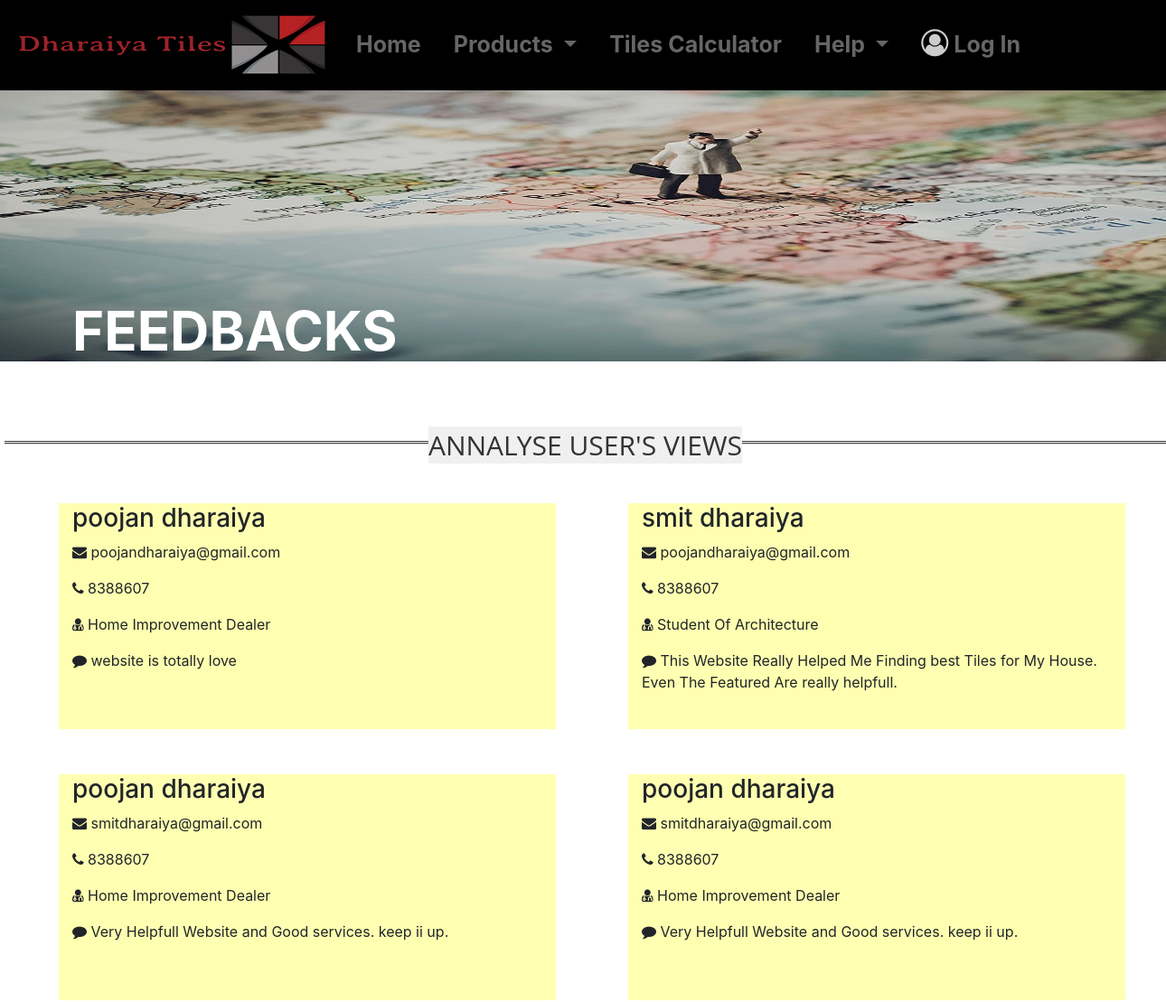
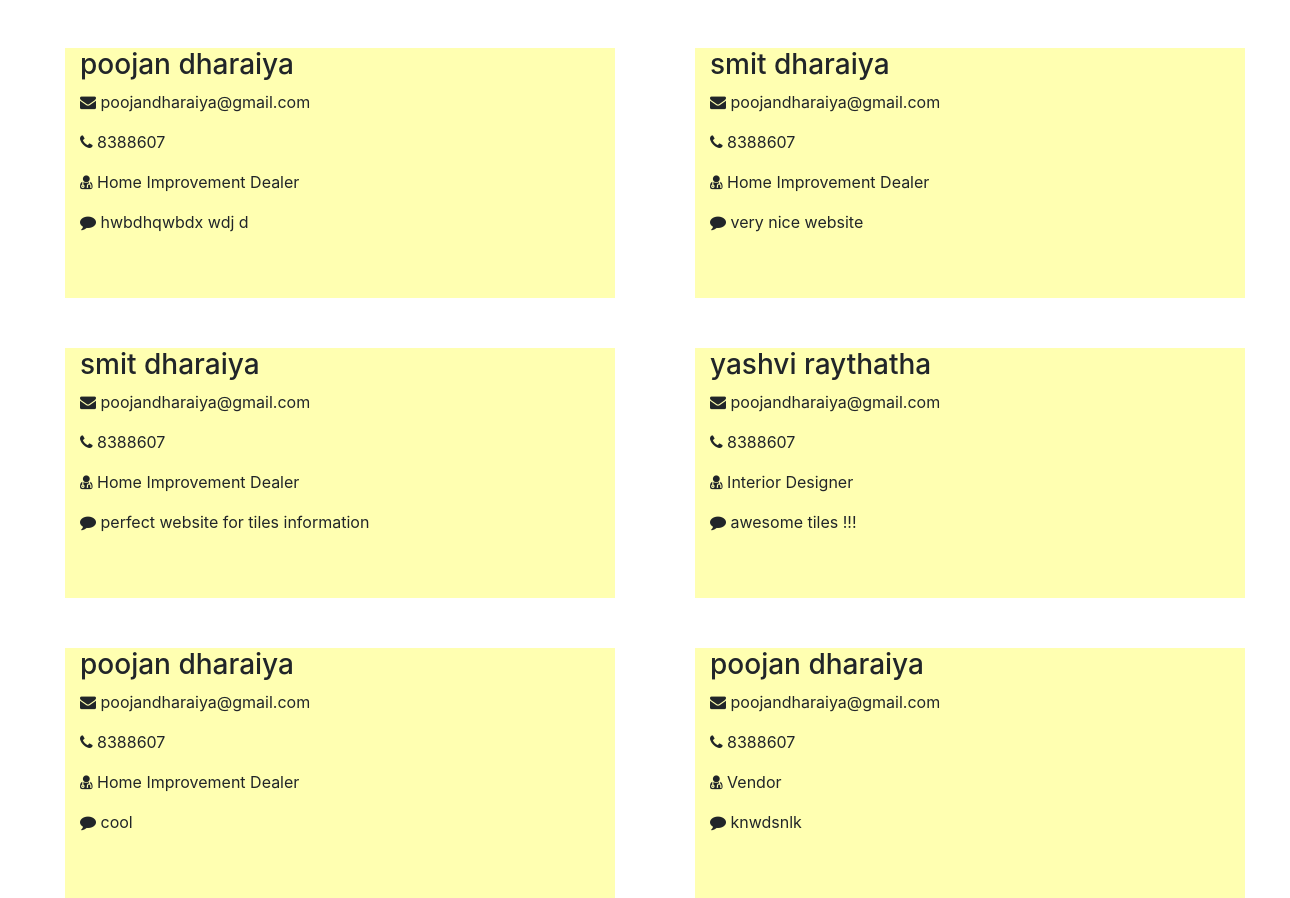
Screenshot of /view_feedback.php with the database file from the repository (2 pictures, top to bottom).
### tables this page shows
CREATE TABLE `feedback` (
  `Id` int(100) NOT NULL,
  `First Name` varchar(100) NOT NULL,
  `Last Name` varchar(100) NOT NULL,
  `Email` varchar(50) NOT NULL,
  `Contact` mediumint(15) NOT NULL,
  `Occupation` varchar(50) NOT NULL,
  `Comment` text NOT NULL
);

### view_feedback.php (the view, shortened to what this page needs)
<!DOCTYPE html>
<html>
<head>
	<link rel="stylesheet" href="css/header.css">
    <link rel="stylesheet" href="css/Footer.css">
    <link rel="stylesheet" href="css/view_feedback_css.css">
    <link rel="stylesheet" href="https://maxcdn.bootstrapcdn.com/bootstrap/4.0.0/css/bootstrap.min.css" >
    <link rel="stylesheet" href="https://stackpath.bootstrapcdn.com/font-awesome/4.7.0/css/font-awesome.min.css">
    <link rel="stylesheet" href="css/animate.css">
    <link rel="stylesheet" href="https://cdnjs.cloudflare.com/ajax/libs/font-awesome/4.7.0/css/font-awesome.min.css">
</head>
<body>
<?php
  include('header.php');
?>
<div class="headd col-md-12 col-sm-12">
</div>
<figcaption><h1 class="wall wow fadeInDown" data-wow-duration="1s" data-wow-delay="0.6s">FEEDBACKS</h1></figcaption>
<span class="hrrr1"><hr class="hrstyle1"></span>
<div class="row">
<?php
	$sql="SELECT * FROM `feedback` WHERE 1";
	$res=mysqli_query($con,$sql);
	while($row=mysqli_fetch_array($res))
	{
		echo '<div class="col-sm-12 col-md-5 feedback1">
			 <h3>'.$row[1].' '.$row[2].'</h3>
			 <p><i class="fa fa-envelope" aria-hidden="true"></i> '.$row[3].'</p>
			 <p><i class="fa fa-phone" aria-hidden="true"></i> '.$row[4].'</p>
			 <p><i class="fa fa-user-md" aria-hidden="true"></i> '.$row[5].'</p>
			 <p><i class="fa fa-comment aria-hidden="true"></i> '.$row[6].'</p>
			 </div>' ;
	}
?>
</div>
</body>
</html>

### css/header.css (style rules this page uses)
body { overflow-x: hidden; }
hr { border: 0; height: 0; margin-left: 5px; clear: none; border-top: 1px solid rgba(0, 0, 0, 0.1); border-bottom: 1px solid rgba(255, 255, 255, 0.3); }

### css/view_feedback_css.css (style rules this page uses)
body { background-color: rgb(240,240,240); }
.headd { background-image: url("../Tiles/dealers.jpg"); height: 400px; width: 2000px; background-size: cover; }
.hrrr1 { background-color: rgb(240,240,240); }
.hrstyle1 { border: none; border-top: medium double #333; color: #333; text-align: center; font-family: 'Open Sans', sans-serif; font-size: 20px; }
.hrstyle1:after { content: "ANNALYSE USER'S VIEWS"; position: relative; top: -0.7em; font-size: 1.5em; background-color: rgb(240,240,240); }
.wall { position: relative; bottom: 70px; left: 80px; font-size: 60px; color: white; font-weight: bold; }
.feedback1 { float:left; background-color: rgba(255,255,100,0.5); height: 250px; max-width: 600px; margin-left: 80px; margin-top: 50px; }

### rows the page displays
feedback: First Name "poojan", Last Name "dharaiya", Email "poojandharaiya@gmail.com", Contact "8388607", Occupation "Home Improvement Dealer", Comment "website is totally love"
feedback: First Name "smit", Last Name "dharaiya", Email "poojandharaiya@gmail.com", Contact "8388607", Occupation "Student Of Architecture", Comment "This Website Really Helped Me Finding best Tiles for My House. Even The Featured Are really helpfull."
feedback: First Name "poojan", Last Name "dharaiya", Email "smitdharaiya@gmail.com", Contact "8388607", Occupation "Home Improvement Dealer", Comment "Very Helpfull Website and Good services. keep ii up."
feedback: First Name "poojan", Last Name "dharaiya", Email "smitdharaiya@gmail.com", Contact "8388607", Occupation "Home Improvement Dealer", Comment "Very Helpfull Website and Good services. keep ii up."
feedback: First Name "poojan", Last Name "dharaiya", Email "poojandharaiya@gmail.com", Contact "8388607", Occupation "Home Improvement Dealer", Comment "hwbdhqwbdx wdj d"
feedback: First Name "smit", Last Name "dharaiya", Email "poojandharaiya@gmail.com", Contact "8388607", Occupation "Home Improvement Dealer", Comment "very nice website"
feedback: First Name "smit", Last Name "dharaiya", Email "poojandharaiya@gmail.com", Contact "8388607", Occupation "Home Improvement Dealer", Comment "perfect website for tiles information"
feedback: First Name "yashvi", Last Name "raythatha", Email "poojandharaiya@gmail.com", Contact "8388607", Occupation "Interior Designer", Comment "awesome tiles !!!"
feedback: First Name "poojan", Last Name "dharaiya", Email "poojandharaiya@gmail.com", Contact "8388607", Occupation "Home Improvement Dealer", Comment "cool"
feedback: First Name "poojan", Last Name "dharaiya", Email "poojandharaiya@gmail.com", Contact "8388607", Occupation "Vendor", Comment "knwdsnlk"
